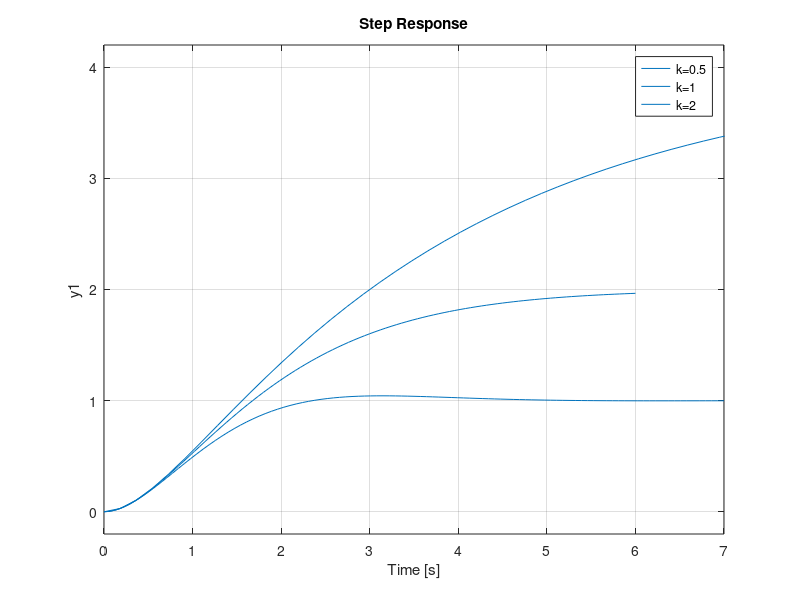

Write the MATLAB code that produced this figure.
%EX 33


u = @(t) t>=0;
B=[0; 2];
C=[1, 0];
D=0;

for K=[0.5, 1, 2]
    A=[0, 1; -K,-2];
    sys=ss(A,B,C,D);
    step(sys);
    hold on;
end
hold off;
legend('k=0.5','k=1','k=2'); % alteraçao da amplitude do sinal -menor execuçao + rapida
%% porto> benfica